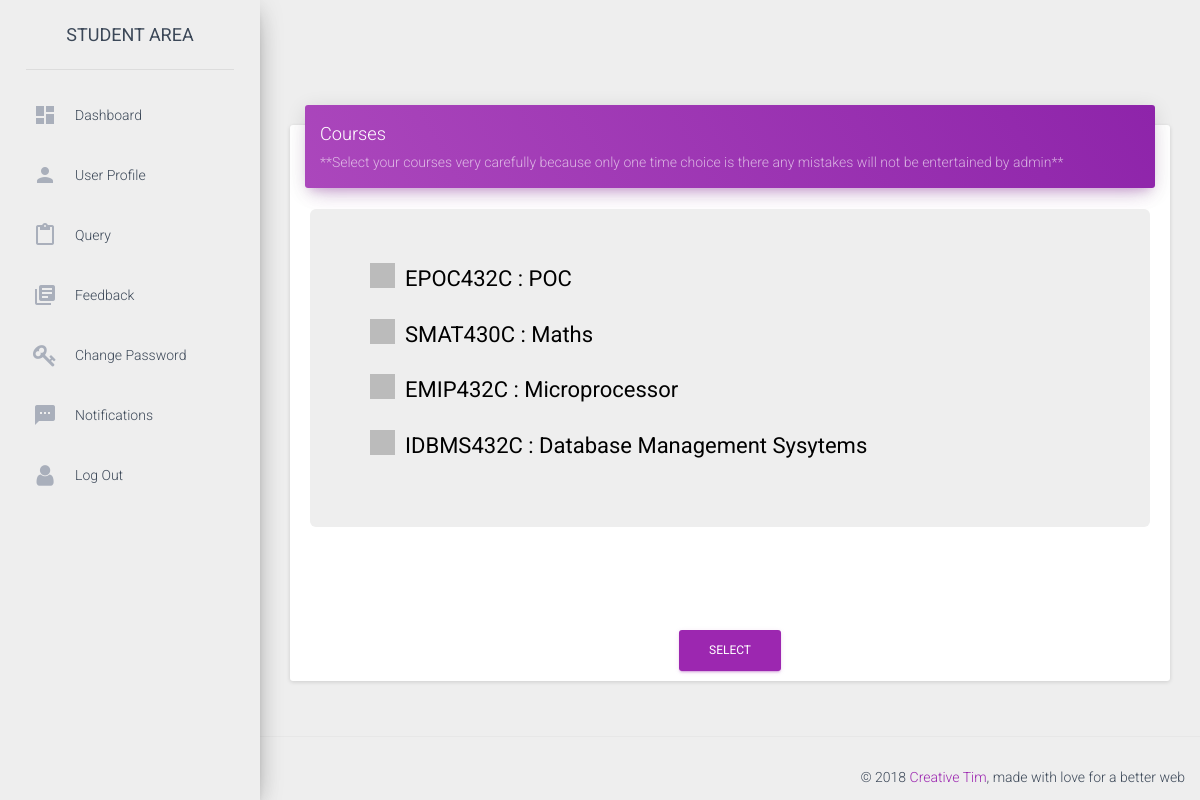
The app's page /courses (signed in) with its own data.
### app.py (models this page shows)
class courses(db.Model):
	__tablename__ = 'courses'
	column_display_pk = True
	course_code = db.Column(db.String(20), primary_key=True)
	course_name = db.Column(db.String(40))
	credits = db.Column(db.Integer)
	semester = db.Column(db.Integer)
	department = db.Column(db.String(40))

### app.py (the view)
@app.route('/courses',methods = ['GET','POST'])
def courses():
	global current
	course = None
	if session.get('logged_in'):
		conn = sqlite3.connect('students.sqlite3')
		cur = conn.cursor()
		cur.execute("SELECT * FROM users WHERE username = (?)",(current,))
		users = cur.fetchone()
		cur.execute("SELECT type1 from users where username = (?)",(current,))
		type1 = cur.fetchone()[0]
		if type1 == "Student" :
			cur.execute("SELECT semester from users where username = (?)",(current,))
			sem = int(cur.fetchone()[0])
			cur.execute("SELECT course_code,course_name from courses where semester = (?) ",(sem,))
			course = cur.fetchall()
		else :
			cur.execute("SELECT course_code,course_name from courses order by semester ")
			course = cur.fetchall()
		if request.method=="POST":
			for course_c in course:
				if request.form.get(course_c[0],):
					cur.execute("INSERT into users_courses (course_code,useremail) values (?,?)",(course_c[0],current+"@iiita.ac.in"))
					conn.commit()
			return redirect(url_for('dashboard',id=current))
		exist = None
		cur.execute("SELECT * FROM users_courses WHERE useremail = (?)",(current+"@iiita.ac.in",))
		users_cour = cur.fetchall()
		if users_cour != []:
			exist = True
		return render_template("courses.html",users=users,courses=course,exist=exist)
	return redirect(url_for('login'))

### templates/courses.html (shortened to what this page needs)
<!doctype html>
<html lang="en">
<head>
    <link href="../static/css/bootstrap.min.css" rel="stylesheet" />
    <link href="../static/css/material-dashboard.css?v=1.2.0" rel="stylesheet" />
    <link href="../static/css/demo.css" rel="stylesheet" />
    <link href="http://maxcdn.bootstrapcdn.com/font-awesome/latest/css/font-awesome.min.css" rel="stylesheet">
</head>
<body>
    <div class="wrapper">
        <div class="sidebar" data-color="purple" data-image="../static/img/sidebar-1.jpg">
            <div class="logo">
                <a href="http://www.creative-tim.com" class="simple-text">
                    STUDENT AREA
                </a>
            </div>
            <div class="sidebar-wrapper">
                <ul class="nav">
                     <li>
                        <a href="{{url_for('dashboard',id=users[1])}}">
                            <i class="material-icons">dashboard</i>
                            <p>Dashboard</p>
                        </a>
                    </li>
                    <li>
                        <a href="{{url_for('profile',id=users[1])}}">
                            <i class="material-icons">person</i>
                            <p>User Profile</p>
                        </a>
                    </li>
                    <li>
                        <a href="{{url_for('query')}}">
                            <i class="material-icons">content_paste</i>
                            <p>Query</p>
                        </a>
                    </li>
                    <li>
                        <a href="{{url_for('feedback')}}">
                            <i class="material-icons">library_books</i>
                            <p>Feedback</p>
                        </a>
                    </li>
            <li>
                        <a href="{{url_for('change_password',id=users[1])}}">
                            <i class="fa fa-key"></i>
                            <p>Change Password</p>
                        </a>
                    </li>
            <li>
                        <a href="{{url_for('notifications')}}">
                            <i class="material-icons">sms</i>
                            <p>Notifications</p>
                        </a>
                    </li>
                    <li>
                        <a href="{{url_for('logout')}}">
                            <i class="fa fa-user"></i>
                            <p>Log Out</p>
                        </a>
                    </li>
                </ul>
            </div>
        </div>
        <div class="main-panel">
            <div class="content">
                <div class="container-fluid">
                    <div class="card">
                        <div class="card-header" data-background-color="purple">
                            <h4 class="title">Courses</h4>
                            <p class="category">**Select your courses very carefully because only one time choice is there any mistakes will not be entertained by admin**
                            </p>
                        </div>
                        <form method="POST" action="">
                        <div class="card-content">
                            <div class="row">
                                <div class="col-md-12">
                                    <div class="jumbotron" style="">
                                        {% for course in courses %}
                    					<div class="row">
                    					<div class="col-md-12">
                    						<label class="container">{{course[0].upper()}} : {{course[1]}}
                      						<span class="checkmark"></span>
                    						</label>
                    					</div>
                                        </div>
                                        {% endfor %}
                                    </div>
                                </div>
                            </div>
                            <br>
                            <br>
                        </div>
                        <center><button type="submit" class="btn btn-primary">Select</button></center>
                    </form>
                    </div>
                </div>
            </div>
            <footer class="footer">
                <div class="container-fluid">
                    <p class="copyright pull-right">
                        &copy;
                        <a href="http://www.creative-tim.com">Creative Tim</a>, made with love for a better web
                    </p>
                </div>
            </footer>
        </div>
    </div>
</body>
</html>

### templates/courses.html (style rules this page uses)
.container { display: block; position: relative; padding-left: 35px; margin-bottom: 12px; cursor: pointer; font-size: 22px; -webkit-user-select: none; -moz-user-select: none; -ms-user-select: none; user-select: none; color: #000; }
.checkmark { position: absolute; top: 0; left: 0; height: 25px; width: 25px; background-color: #BBB; }
.checkmark:after { content: ""; position: absolute; display: none; }
.container .checkmark:after { left: 9px; top: 5px; width: 5px; height: 10px; border: solid white; border-width: 0 3px 3px 0; -webkit-transform: rotate(45deg); -ms-transform: rotate(45deg); transform: rotate(45deg); }

### records on screen
courses: course_code "EPOC432C", course_name "POC"
courses: course_code "SMAT430C", course_name "Maths"
courses: course_code "EMIP432C", course_name "Microprocessor"
courses: course_code "IDBMS432C", course_name "Database Management Sysytems"
